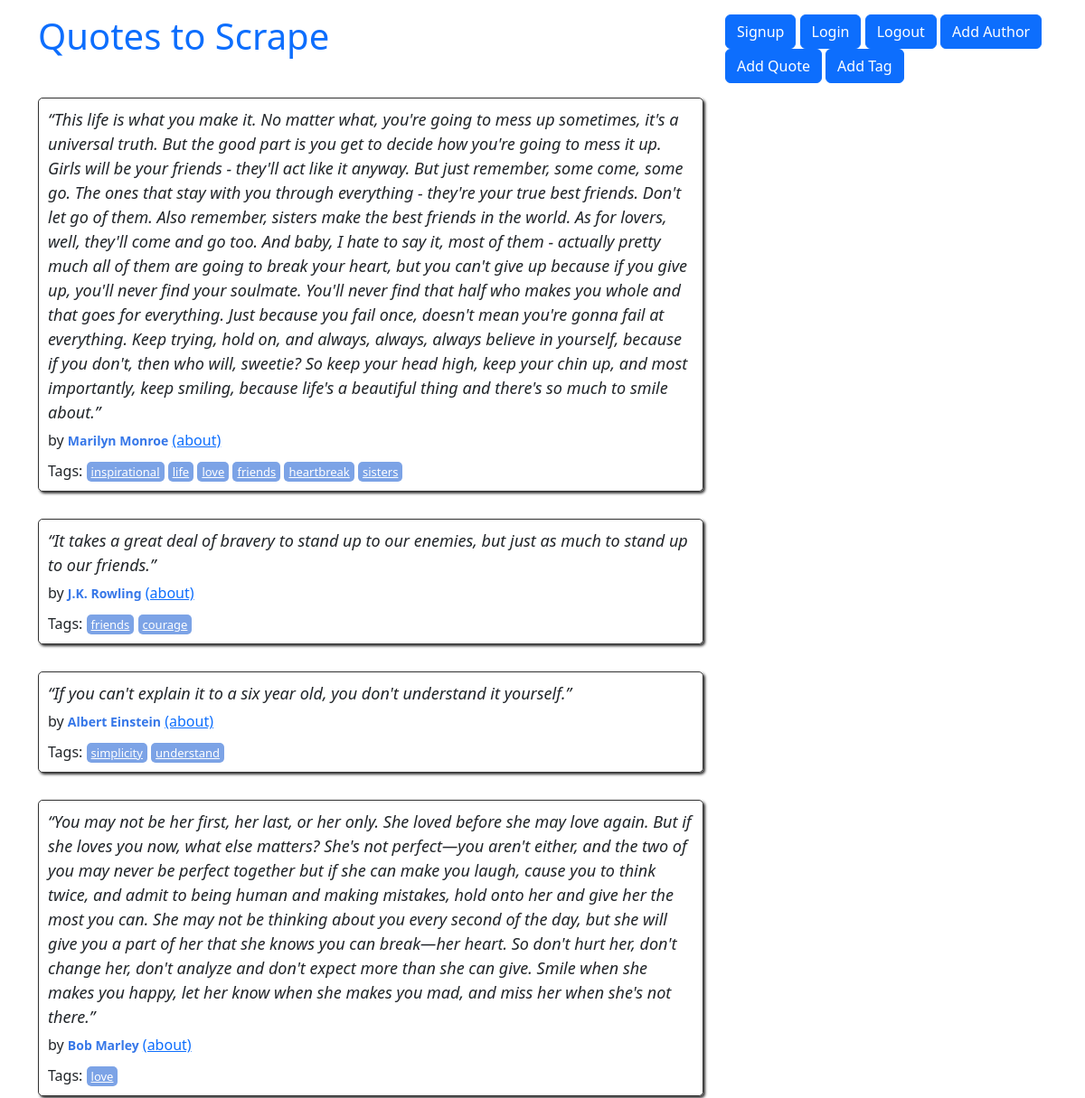
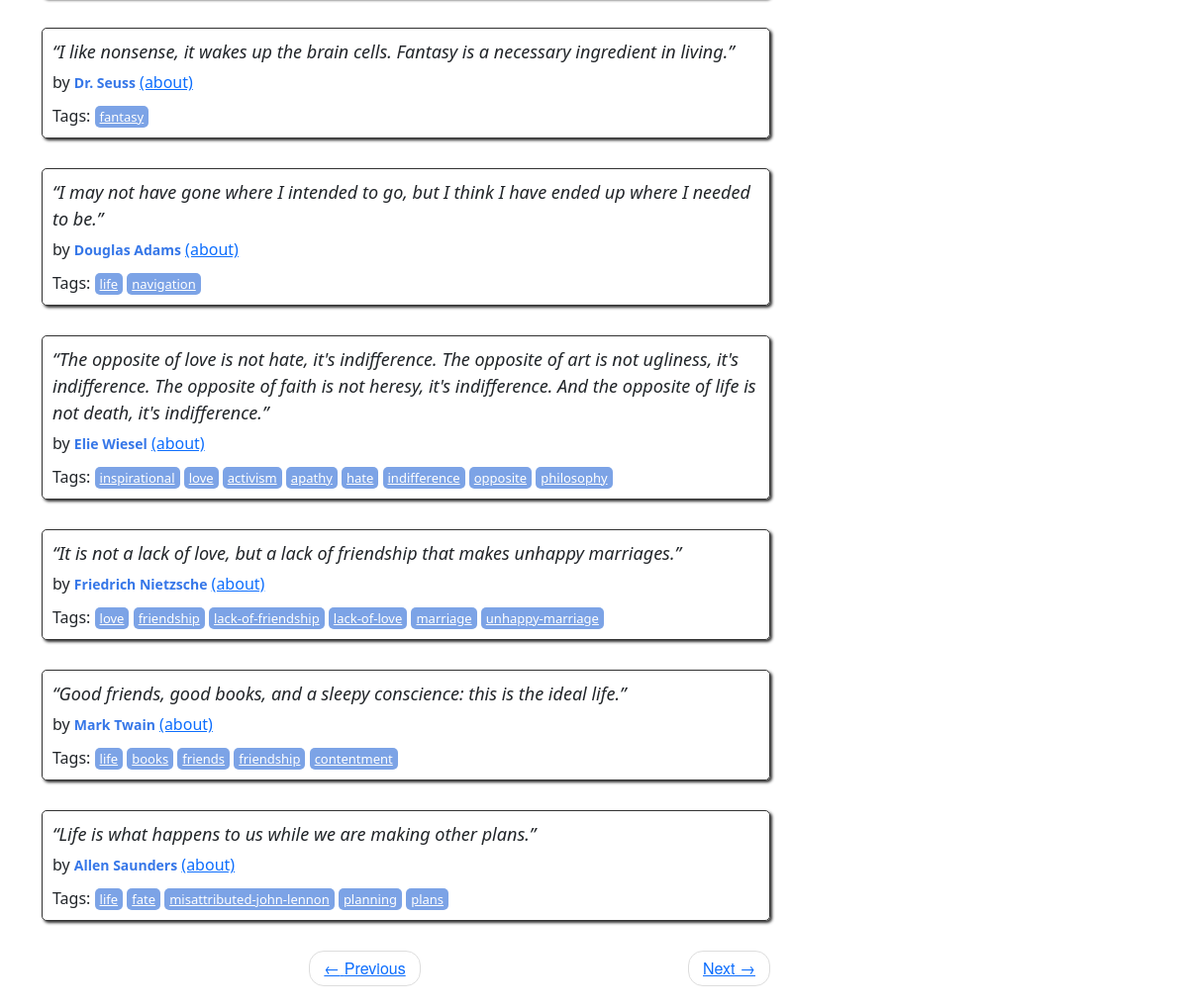
/2, run on the app's committed database (2 pictures, top to bottom).
### quotes/models.py (models this page shows, shortened)
class Quote(models.Model):
    quote = models.TextField()
    tags = models.ManyToManyField(Tag)
    author = models.ForeignKey(Author, on_delete=models.CASCADE, default=None, null=True)
    created_at = models.DateTimeField(auto_now_add=True)
    objects = models.Manager()

class Author(models.Model):
    fullname = models.CharField(max_length=50)
    born_date = models.CharField(max_length=50)
    born_location = models.CharField(max_length=150)
    description = models.TextField()
    created_at = models.DateTimeField(auto_now_add=True)
    objects = models.Manager()
    def __str__(self):
        return self.fullname

class Tag(models.Model):
    name = models.CharField(max_length=60, null=False, unique=True)
    objects = models.Manager()

### quotes/views.py (the view)
# urls.py: path('', views.main, name='root'),
def main(request, page=1):
    quotes = Quote.objects.all()
    per_page = 10
    paginator = Paginator(list(quotes), per_page)
    quotes_on_page = paginator.page(page)
    return render(request, 'quotes/index.html', context={'quotes': quotes_on_page})

### quotes/templates/quotes/index.html
{% extends 'quotes/base.html' %}
{% load extract %}
{% block  content %}
<div class="row">
    <div class="col-md-8">
    {% for quote in quotes %}
    <div class="quote" itemscope="" itemtype="http://schema.org/CreativeWork">
        <span class="text" itemprop="text">
            {{quote.quote}}
        </span>
        <span>by <small class="author" itemprop="author">{{quote.author}}</small>
        <a href="/author/{{quote.author.id}}">(about)</a>
        </span>
        <div class="tags">
            Tags:
            {% for tag in quote.tags.all %}
            <a class="tag" href="/tag/{{tag.id}}">{{tag.name}}</a>
            {% endfor %}
        </div>
    </div>
    {% endfor %}
    <nav>
        <ul class="pager">
            <li class="previous">
                <a class='{% if not quotes.has_previous %} disabled {% endif %}'
                   href="{% if quotes.has_previous %} {% url 'quotes:root_paginate' quotes.previous_page_number %} {% else %} # {% endif %}">
                    <span aria-hidden="true">←</span> Previous
                </a>
            </li>
            <li class="next">
                <a class='{% if not quotes.has_next %} disabled {% endif %}'
                   href="{% if quotes.has_next %} {% url 'quotes:root_paginate' quotes.next_page_number %} {% else %} # {% endif %}">
                    Next <span aria-hidden="true">→</span></a>
            </li>
        </ul>
    </nav>
    </div>
</div>
{% endblock %}

### quotes/static/quotes/style.css (style rules this page uses)
.quote { padding: 10px; margin-bottom: 30px; border: 1px solid #333333; border-radius: 5px; box-shadow: 2px 2px 3px #333333; }
.quote span.text { display: block; margin-bottom: 5px; font-size: large; font-style: italic; }
.quote small.author { font-weight: bold; color: #3677E8; }
.quote .tags { margin-top: 10px; }
.tag { padding: 2px 5px; border-radius: 5px; color: white; font-size: small; background-color: #7CA3E6; }
.pager { font-family: "Raleway","Helvetica Neue",Helvetica,Arial,sans-serif; }
.pager { padding-left: 0; margin: 22px 0; list-style: none; text-align: center; }
.pager li { display: inline; }
.pager .next>a, .pager .next>span { float: right; }
.pager li>a, .pager li>span { display: inline-block; padding: 5px 14px; background-color: #ffffff; border: 1px solid #dddddd; border-radius: 15px; }

### data on the page
Quote: quote "“This life is what you make it. No matter what, you're going to mess up sometimes, it's a universal truth. But the good part is you get to decide how you're going to mess it up. Girls will be your friends - they'll act like it anyway. But just remember, some come, some go. The ones that stay with you through everything - they're your true best friends. Don't let go of them. Also remember, sisters make the best friends in the world. As for lovers, well, they'll come and go too. And baby, I hate to say it, most of them - actually pretty much all of them are going to break your heart, but you can't give up because if you give up, you'll never find your soulmate. You'll never find that half who…", author "Marilyn Monroe"
Tag: name "inspirational"
Tag: name "life"
Tag: name "love"
Tag: name "friends"
Tag: name "heartbreak"
Tag: name "sisters"
Quote: quote "“It takes a great deal of bravery to stand up to our enemies, but just as much to stand up to our friends.”", author "J.K. Rowling"
Tag: name "courage"
Quote: quote "“If you can't explain it to a six year old, you don't understand it yourself.”", author "Albert Einstein"
Tag: name "simplicity"
Tag: name "understand"
Quote: quote "“You may not be her first, her last, or her only. She loved before she may love again. But if she loves you now, what else matters? She's not perfect—you aren't either, and the two of you may never be perfect together but if she can make you laugh, cause you to think twice, and admit to being human and making mistakes, hold onto her and give her the most you can. She may not be thinking about you every second of the day, but she will give you a part of her that she knows you can break—her heart. So don't hurt her, don't change her, don't analyze and don't expect more than she can give. Smile when she makes you happy, let her know when she makes you mad, and miss her when she's not there.”", author "Bob Marley"
Quote: quote "“I like nonsense, it wakes up the brain cells. Fantasy is a necessary ingredient in living.”", author "Dr. Seuss"
Tag: name "fantasy"
Quote: quote "“I may not have gone where I intended to go, but I think I have ended up where I needed to be.”", author "Douglas Adams"
Tag: name "navigation"
Quote: quote "“The opposite of love is not hate, it's indifference. The opposite of art is not ugliness, it's indifference. The opposite of faith is not heresy, it's indifference. And the opposite of life is not death, it's indifference.”", author "Elie Wiesel"
Tag: name "activism"
Tag: name "apathy"
Tag: name "hate"
Tag: name "indifference"
Tag: name "opposite"
Tag: name "philosophy"
Quote: quote "“It is not a lack of love, but a lack of friendship that makes unhappy marriages.”", author "Friedrich Nietzsche"
Tag: name "friendship"
Tag: name "lack-of-friendship"
Tag: name "lack-of-love"
Tag: name "marriage"
Tag: name "unhappy-marriage"
Quote: quote "“Good friends, good books, and a sleepy conscience: this is the ideal life.”", author "Mark Twain"
Tag: name "books"
Tag: name "contentment"
Quote: quote "“Life is what happens to us while we are making other plans.”", author "Allen Saunders"
Tag: name "fate"
Tag: name "misattributed-john-lennon"
Tag: name "planning"
Tag: name "plans"
